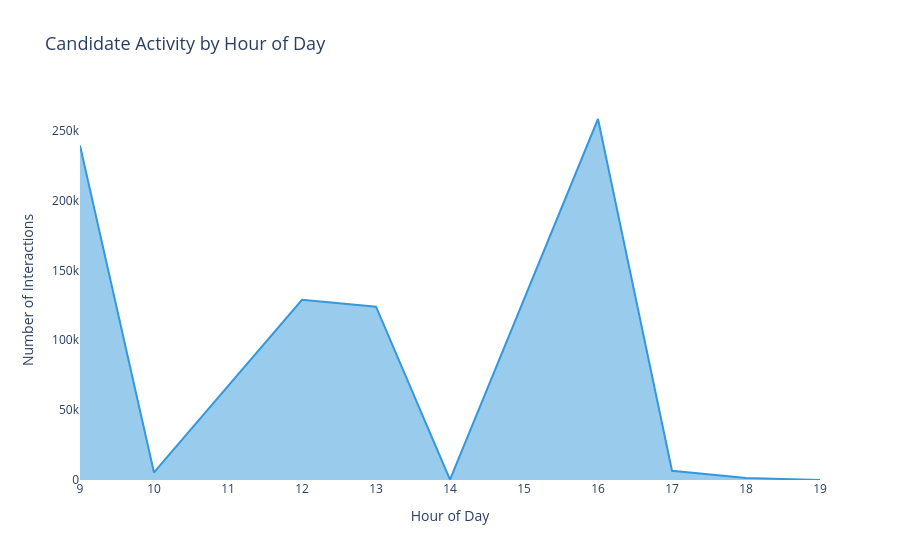

Source (notebook cell):
### Markdown cell above
## Analysis 2: Hourly Activity Pattern

**Question:** When were candidates most active during the exam day?

This reveals exam pacing — did candidates rush at the end? Were there peak stress hours?

### Code cell
df_hourly = df_filtered.groupby('hour').size().reset_index(name='count')

fig = px.area(
    df_hourly,
    x='hour',
    y='count',
    title='Candidate Activity by Hour of Day',
    labels={'hour': 'Hour of Day', 'count': 'Number of Interactions'},
    color_discrete_sequence=['#3498DB']
)

fig.update_layout(
    plot_bgcolor='white',
    title_font_size=18,
    xaxis=dict(tickmode='linear', dtick=1)
)

fig.show()

### Figure 1 — Plotly figure (JSON) as saved in the notebook; plotly's stock layout.template omitted (floating-point values rounded to 4 significant figures)
{"data": [{"fillpattern": {"shape": ""}, "hovertemplate": "Hour of Day=%{x}<br>Number of Interactions=%{y}<extra></extra>", "legendgroup": "", "line": {"color": "#3498DB"}, "marker": {"symbol": "circle"}, "mode": "lines", "name": "", "orientation": "v", "showlegend": false, "stackgroup": "1", "type": "scatter", "x": [9, 10, 12, 13, 14, 16, 17, 18, 19], "xaxis": "x", "y": [239402, 5395, 128995, 124037, 235, 258331, 6635, 1411, 23], "yaxis": "y"}], "layout": {"legend": {"tracegroupgap": 0}, "plot_bgcolor": "white", "title": {"font": {"size": 18}, "text": "Candidate Activity by Hour of Day"}, "xaxis": {"anchor": "y", "domain": [0, 1], "dtick": 1, "tickmode": "linear", "title": {"text": "Hour of Day"}}, "yaxis": {"anchor": "x", "domain": [0, 1], "title": {"text": "Number of Interactions"}}}}
